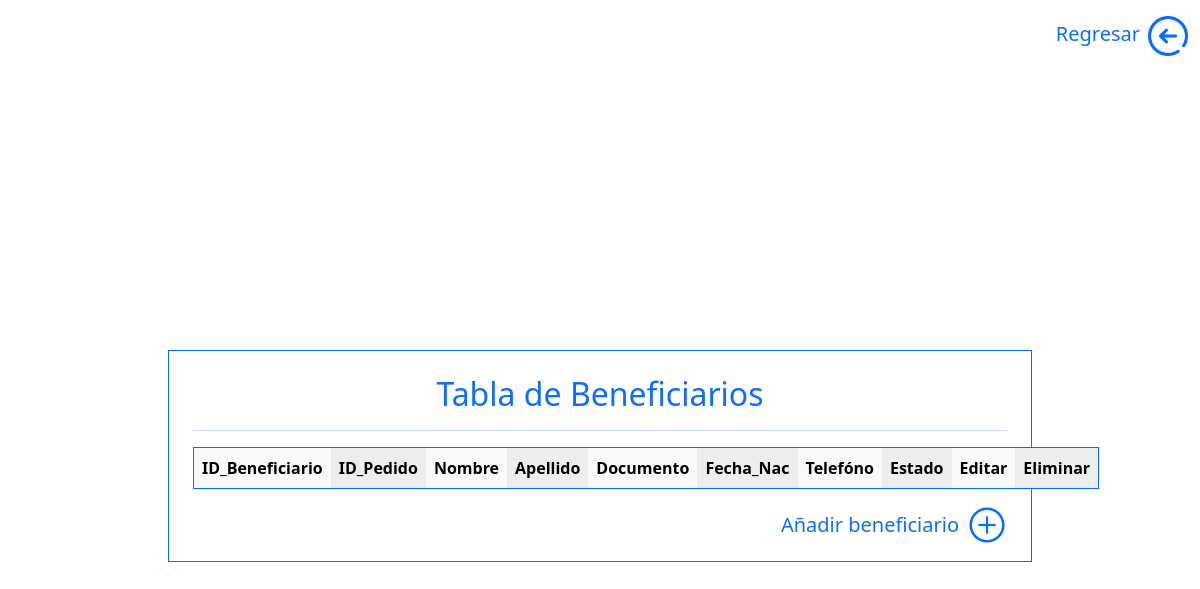
Page /Controller/Pedidos/Beneficiarios/listarBeneficiarios.php on the earlier database version.
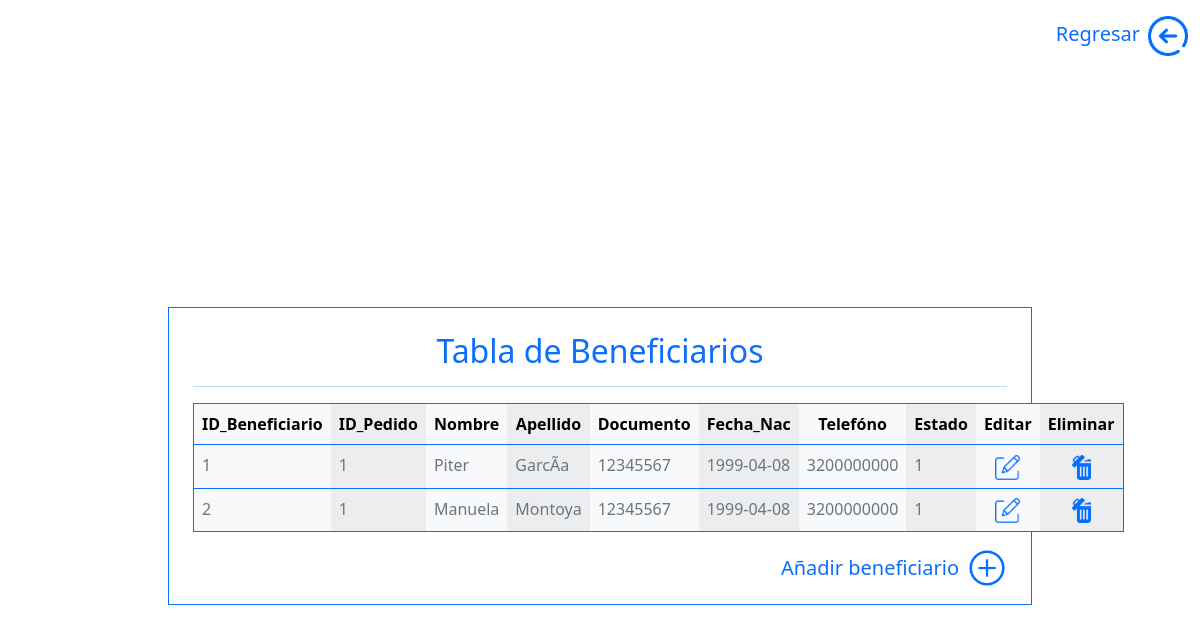
Same page on the later database version.
### tables this page shows
CREATE TABLE `beneficiarios` (
  `id_beneficiario` int(11) NOT NULL AUTO_INCREMENT,
  `id_pedido` int(11) NOT NULL,
  `nombre` varchar(50) NOT NULL,
  `apellido` varchar(50) NOT NULL,
  `documento` varchar(20) NOT NULL,
  `fecha_nacimiento` date NOT NULL,
  `telefono` varchar(12) NOT NULL,
  `estado` int(11) NOT NULL,
  PRIMARY KEY (`id_beneficiario`),
  KEY `id_pedido` (`id_pedido`),
  CONSTRAINT `beneficiarios_ibfk_1` FOREIGN KEY (`id_pedido`) REFERENCES `pedidos` (`id_pedido`)
);

### Controller/Pedidos/Beneficiarios/listarBeneficiarios.php (the view, shortened to what this page needs)
<?php
$bd = new Database();
$connection = $bd->connect();
$consulta = $connection->query("SELECT * FROM beneficiarios ORDER BY id_pedido ASC");
$consulta->execute();
$beneficiarios = $consulta->fetchAll(PDO::FETCH_ASSOC);
?>
<!DOCTYPE html>
<html lang="en">
<head>
    <link rel="stylesheet" href="../../../Views/Assets/Bootstrap/css/bootstrap.min.css">
</head>
<body>
    <div class="container-fluid">
        <div class="d-flex align-items-center justify-content-end pt-3">
            <div class="text-primary me-2">
                <h5 class="mb-1">Regresar</h5>
            </div>
            <a href="../../../Views/moduloPedidos.php"><img src="../../../Views/Assets/img/regresar.png" width="40px" alt="regresar"></a>
        </div>
        <div class="container-fluid vh-100 d-flex justify-content-center align-items-center">
            <div class="container w-75 px-4 pt-4 pb-3 border border-primary">
                <div class="text-center text-primary">
                    <h2>Tabla de Beneficiarios</h2>
                    <hr>
                </div>
                <table class="table table-light table-striped-columns border border-primary">
                    <tr class="text-center">
                        <th>ID_Beneficiario</th>
                        <th>ID_Pedido</th>
                        <th>Nombre</th>
                        <th>Apellido</th>
                        <th>Documento</th>
                        <th>Fecha_Nac</th>
                        <th>Telefóno</th>
                        <th>Estado</th>
                        <th>Editar</th>
                        <th>Eliminar</th>
                    </tr>
                    <?php foreach ($beneficiarios as $row) { ?>
                        <tr>
                            <td class="text-muted"><?php echo ($row['id_beneficiario']) ?></td>
                            <td class="text-muted"><?php echo ($row['id_pedido']) ?></td>
                            <td class="text-muted"><?php echo ($row['nombre']) ?></td>
                            <td class="text-muted"><?php echo ($row['apellido']) ?></td>
                            <td class="text-muted"><?php echo ($row['documento']) ?></td>
                            <td class="text-muted"><?php echo ($row['fecha_nacimiento']) ?></td>
                            <td class="text-muted"><?php echo ($row['telefono']) ?></td>
                            <td class="text-muted"><?php echo ($row['estado']) ?></td>
                            <td class="text-center"><a type="button" class="editbtn" data-bs-toggle="modal" data-bs-target="#editarBeneficiario"><img src="../../../Views/Assets/img/editar.png" width="25px" alt="editar"></a></td>
                            <td class="text-center"><a href="eliminarBeneficiario.php?id=<?php echo ($row['id_beneficiario']) ?>"><img src="../../../Views/Assets/img/eliminar.png" width="25px" alt="eliminar"></a></td>
                        </tr>
                    <?php } ?>
                </table>
                <div class="d-flex align-items-center justify-content-end">
                    <div class="text-primary me-2">
                        <h5 class="mb-0">Añadir beneficiario</h5>
                    </div>
                    <a type="button" data-bs-toggle="modal" data-bs-target="#agregarBeneficiario"><img src="../../../Views/Assets/img/agregar.png" width="40px" alt="agregar"></a>
                </div>
            </div>
        </div>
    </div>
</body>
</html>

Differences in the rows shown:
added beneficiarios: id_beneficiario "1", id_pedido "1", nombre "Piter", apellido "GarcÃ­a", documento "12345567", fecha_nacimiento "1999-04-08", telefono "3200000000", estado "1"
added beneficiarios: id_beneficiario "2", id_pedido "1", nombre "Manuela", apellido "Montoya", documento "12345567", fecha_nacimiento "1999-04-08", telefono "3200000000", estado "1"
